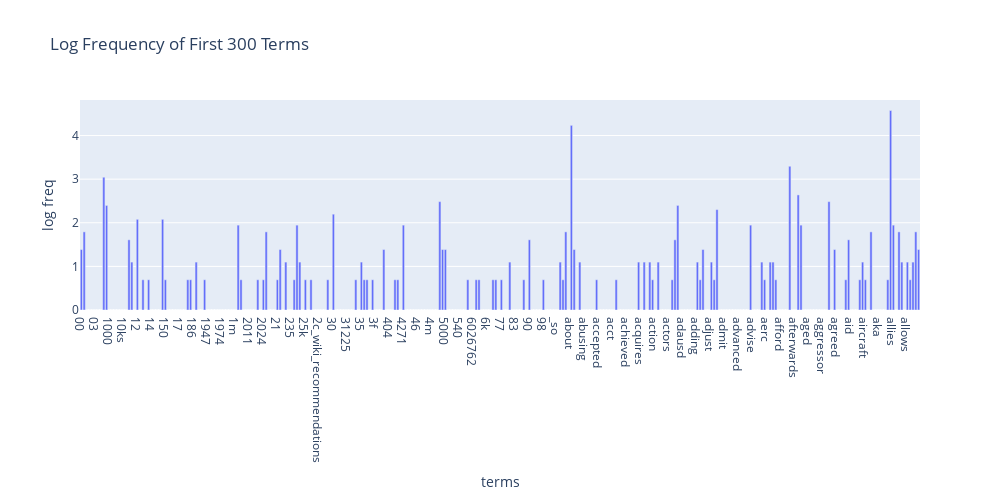

The notebook cell this image was saved under:
### Code cell
import plotly
import plotly.express as px

df_bar = pd.DataFrame({
    'terms': count_vect.get_feature_names_out()[:300],
    'log freq': term_freq_log[:300]
})

fig = px.bar(df_bar,x='terms',y='log freq',title="Log Frequency of First 300 Terms")
fig.update_layout(width=1000, height=500)
fig.show()

### Figure 1 — Plotly figure (JSON) as saved in the notebook; plotly's stock layout.template omitted (floating-point values rounded to 4 significant figures; data arrays with more than 128 entries replaced by an {"elided": "..."} marker saying what was removed)
{"data": [{"hovertemplate": "terms=%{x}<br>log freq=%{y}<extra></extra>", "legendgroup": "", "marker": {"color": "#636efa", "pattern": {"shape": ""}}, "name": "", "orientation": "v", "showlegend": false, "textposition": "auto", "type": "bar", "x": {"elided": "300 str values"}, "xaxis": "x", "y": {"elided": "300 float values"}, "yaxis": "y"}], "layout": {"barmode": "relative", "height": 500, "legend": {"tracegroupgap": 0}, "title": {"text": "Log Frequency of First 300 Terms"}, "width": 1000, "xaxis": {"anchor": "y", "domain": [0, 1], "title": {"text": "terms"}}, "yaxis": {"anchor": "x", "domain": [0, 1], "title": {"text": "log freq"}}}}
